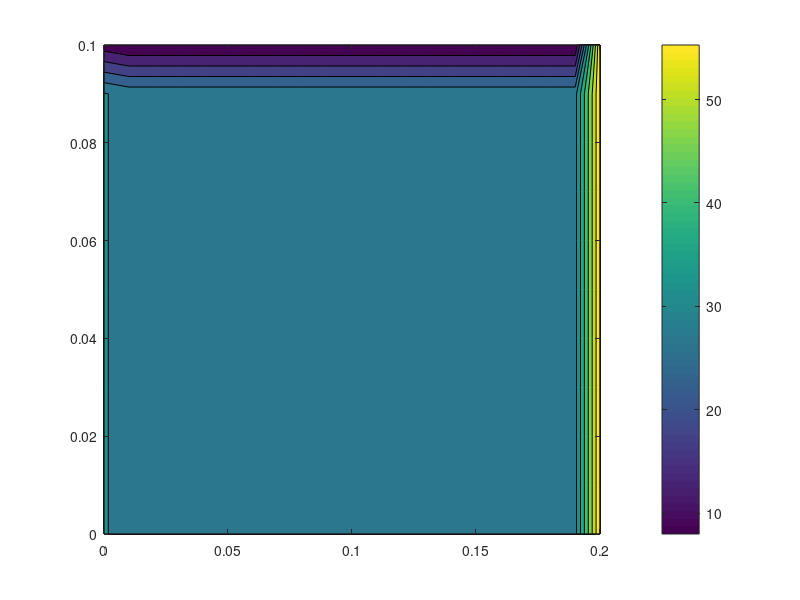

Write MATLAB code to recreate this figure. (Note: this script raises an error after producing the figure.)
%% Chapter-4 Example-1:
% heat diffusion in 2D plate
% explicit form of diffusion equation

clc, clear

%% input

kAl = 202.4;        % [W/(m.C)] Aluminum Heat Conductivity

h = 0.01;           % [m] x,y discretization (h=dx=dy)
alpha = 0.85464e-4; % [m^2/s] diffusion constant

width = 0.2;        % [m] width of plate
height = 0.1;       % [m] length of plate

Tright = 60;        % [C] right temperature
Ttop= 8;            % [C] left temperature
Tdown = 30;         % [C] down BC: constant temperature
qConst = 40;        % [KW/m] constant heat flux

Tinitial = 30;      % [C] plate initial temperature

ts = 30;            % [Sec] simulation time
dt = 0.1;           % [Sec] time discretization
err = 1e-2;         % [C] stop criteria: |T(i+1)-T(i)|

%% process
b = qConst*1000/kAl;
c = alpha*dt/(h^2);

xNodeNo = width/h+1;
yNodeNo = height/h+1;

Tmapk = Tinitial*ones(yNodeNo,xNodeNo);
Tmapk(1,:) = Tdown;
Tmapk(end,:) = Ttop;
Tmapk(:,end) = Tright;
Tmapk(:,1) = Tmapk(:,2)+b*h;

TmapTime = cell(1);
TmapTime{1} = Tmapk;

timeIndex = 1;
for t = dt:dt:ts
    
    TmapkNew = zeros(yNodeNo,xNodeNo);
    Tmapk = TmapTime{timeIndex};
    
    for m = 2:yNodeNo-1
        for n = 2:xNodeNo-1
            TmapkNew(m,n) = Tmapk(m,n) + c*(...
                Tmapk(m-1,n)+...
                Tmapk(m+1,n)+...
                Tmapk(m,n-1)+...
                Tmapk(m,n+1)-...
                4*Tmapk(m,n));
        end
    end
    
    % implement BC
    TmapBC = TmapkNew(:,2)+b*h;
    for m = 2:yNodeNo-1
        TmapkNew(m,1) = Tmapk(m,1) + c*(...
            Tmapk(m-1,1)+...
            Tmapk(m+1,1)+...
            TmapBC(m,1)+...
            Tmapk(m,2)...
            -4*Tmapk(m,1));
    end
    TmapkNew(:,end) = Tright;
    TmapkNew(1,:) = Tdown;
    TmapkNew(end,:) = Ttop;
    
    % check for steady state
    if max(max(abs(TmapkNew-Tmapk))) < err
        break
    end
    
    timeIndex = timeIndex+1;
    TmapTime{timeIndex} = TmapkNew;
    
end

%% visualization
[X,Y] = meshgrid(0:h:width,0:h:height);

figure 
contourf(X,Y,TmapTime{1})
colorbar
axis tight
ax = gca;
ax.NextPlot = 'replacechildren';

for j = 2:numel(TmapTime)
    contourf(X,Y,TmapTime{j})
    title(['t = ' num2str((j-1)*dt) ' Sec'])
    drawnow
end